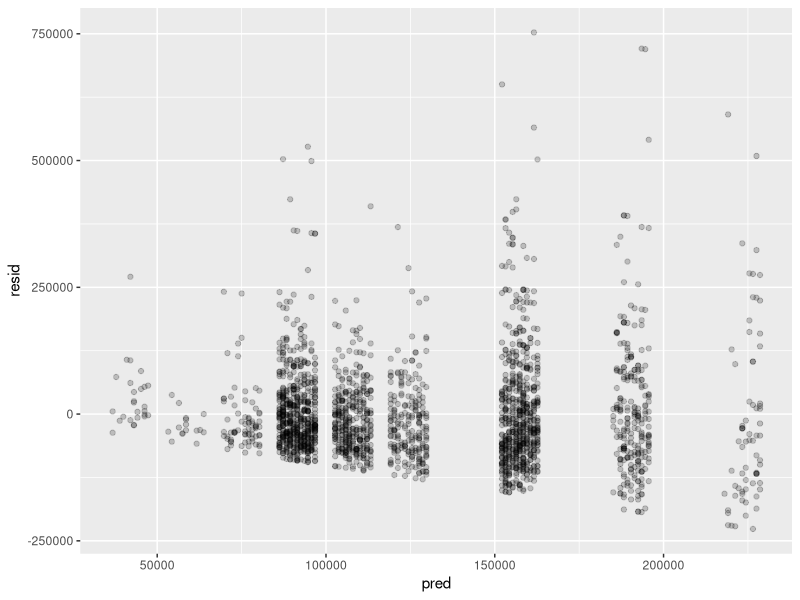

R code for this plot:
## ---- chunk 1
#| echo: false
library(ggplot2)
library(sandwich)
## ---- chunk 2
cps<- read.csv("California_CPS_degrees.csv")

mod1<- lm(income~ education + age,data=cps)

summary(mod1)

## ---- chunk 3
df.mat<- data.frame(constant=rep(1,length(cps$income)), edu=cps$education, age=cps$age)

X<- data.matrix(df.mat)

solve(t(X)%*%X)%*%t(X)%*%(cps$income)

## ---- chunk 4

pred<- predict(mod1)
resid<- residuals(mod1)

df<- data.frame(pred=pred,resid=resid)


rplot<- ggplot(df, aes(x=pred,y=resid)) + geom_point(alpha=.2)

rplot
